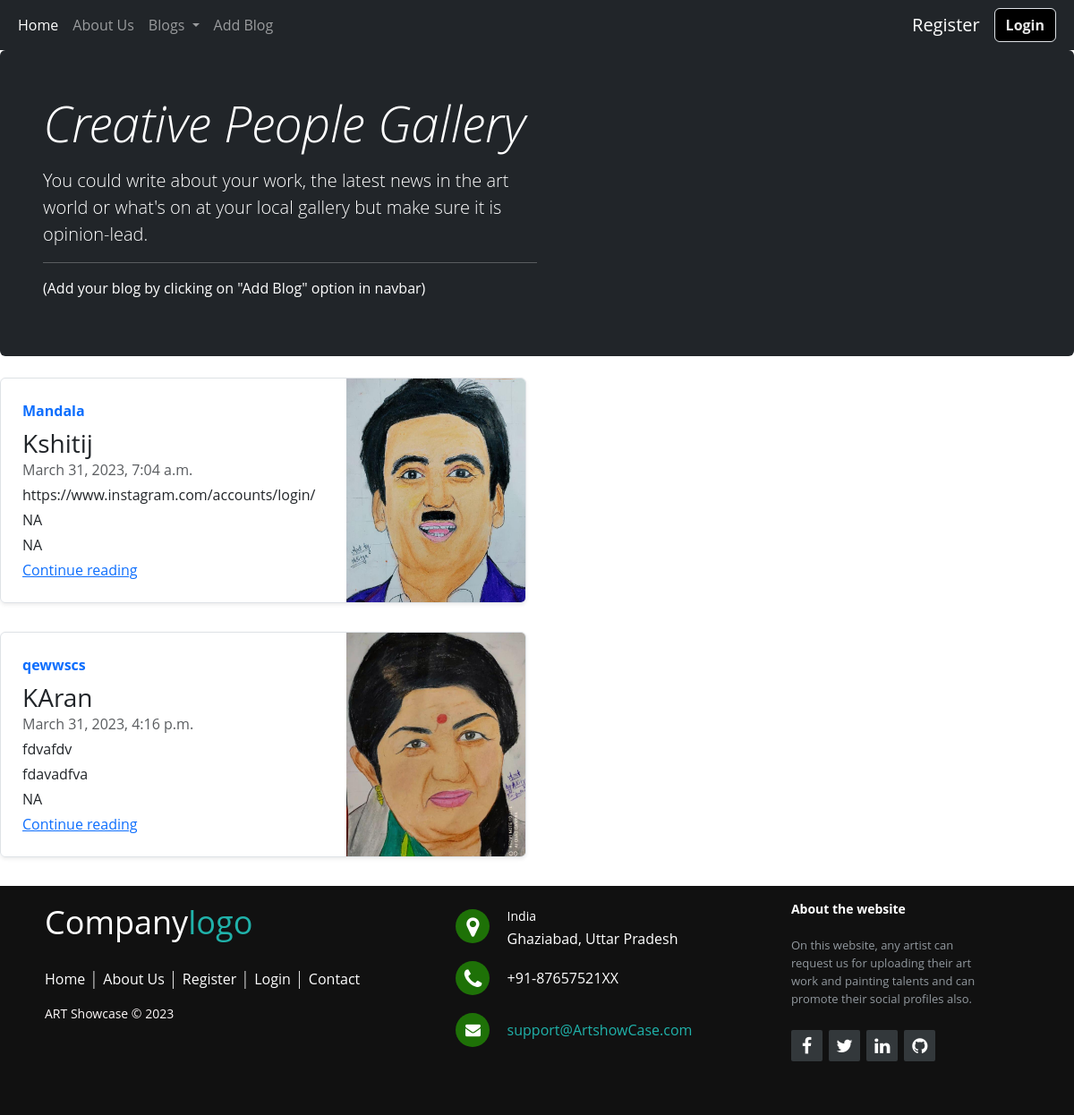
Page /blog on the committed database.
### home/models.py (models this page shows, shortened)
class Upl_image(models.Model):
    id=models.AutoField(primary_key=True)
    name=models.CharField(max_length=120)
    title=models.CharField(max_length=200)
    artype=models.CharField(max_length=400)
    aboutyou=models.TextField()
    aboutart=models.TextField()
    insta=models.CharField(max_length=2000)
    fb=models.CharField(max_length=2000)
    otherlink=models.CharField(max_length=2000)
    user = models.ForeignKey(User, blank=True, null=True,
                             on_delete=models.CASCADE)
    photo=models.ImageField(upload_to="user_images")
    date=models.DateTimeField(auto_now_add=True)
    slug=models.CharField(max_length=130)

### home/views.py (the view)
# urls.py: path('blog',views.blog,name="blog"),
def blog(request):
    allPosts=Upl_image.objects.all()
    context={'allPosts': allPosts}
    return render(request,'blog.html',context)

### templates/blog.html (shortened to what this page needs)
{% extends 'base.html' %}
{% block body %}
<div class="p-4 p-md-5 mb-4 rounded text-bg-dark">
    <div class="col-md-6 px-0">
      <h1 class="display-4 fst-italic">Creative People Gallery</h1>
      <p class="lead my-3">You could write about your work, the latest news in the art world or what's on at your local gallery but make sure it is opinion-lead.
        <hr>
        <span>(Add your blog by clicking on "Add Blog" option in navbar)</span>
      </p>
    </div>
  </div>
  {% for post in allPosts %}
  <div class="blogclass">
  <div class="row mb-2">
    <div class="col-md-6  themed-grid-col">
      <div class="row g-0 border rounded overflow-hidden flex-md-row mb-4 shadow-sm h-md-250 position-relative">
        <div class="col p-4 d-flex flex-column position-static">
          <strong class="d-inline-block mb-2 text-primary">{{post.title}}</strong>
          <h3 class="mb-0">{{post.name}}</h3>
          <div class="mb-1 text-body-secondary">{{post.date}}</div>
          <p class="card-text mb-auto">{{post.insta}}</p>
          <p class="card-text mb-auto">{{post.fb}}</p>
          <p class="card-text mb-auto">{{post.otherlink}}</p>
          <a href="{% url 'blogpost' post.slug %}" class="stretched-link">Continue reading</a>
        </div>
        <div class="col-auto d-none d-lg-block">
          <img src="{{post.photo.url}}" width="200" height="250" role="img"  preserveAspectRatio="xMidYMid slice" focusable="false"><title>Placeholder</title><rect width="100%" height="100%" fill="#55595c"></rect>
        </div>
      </div>
    </div>
  </div>
</div>
  {% endfor %}
{% endblock body %}

### rows in the picture
Upl_image: title "Mandala", name "Kshitij", date "March 31, 2023, 7:04 a.m.", insta "https://www.instagram.com/accounts/login/", fb "NA", otherlink "NA", photo (picture)
Upl_image: title "qewwscs", name "KAran", date "March 31, 2023, 4:16 p.m.", insta "fdvafdv", fb "fdavadfva", otherlink "NA", photo (picture)
